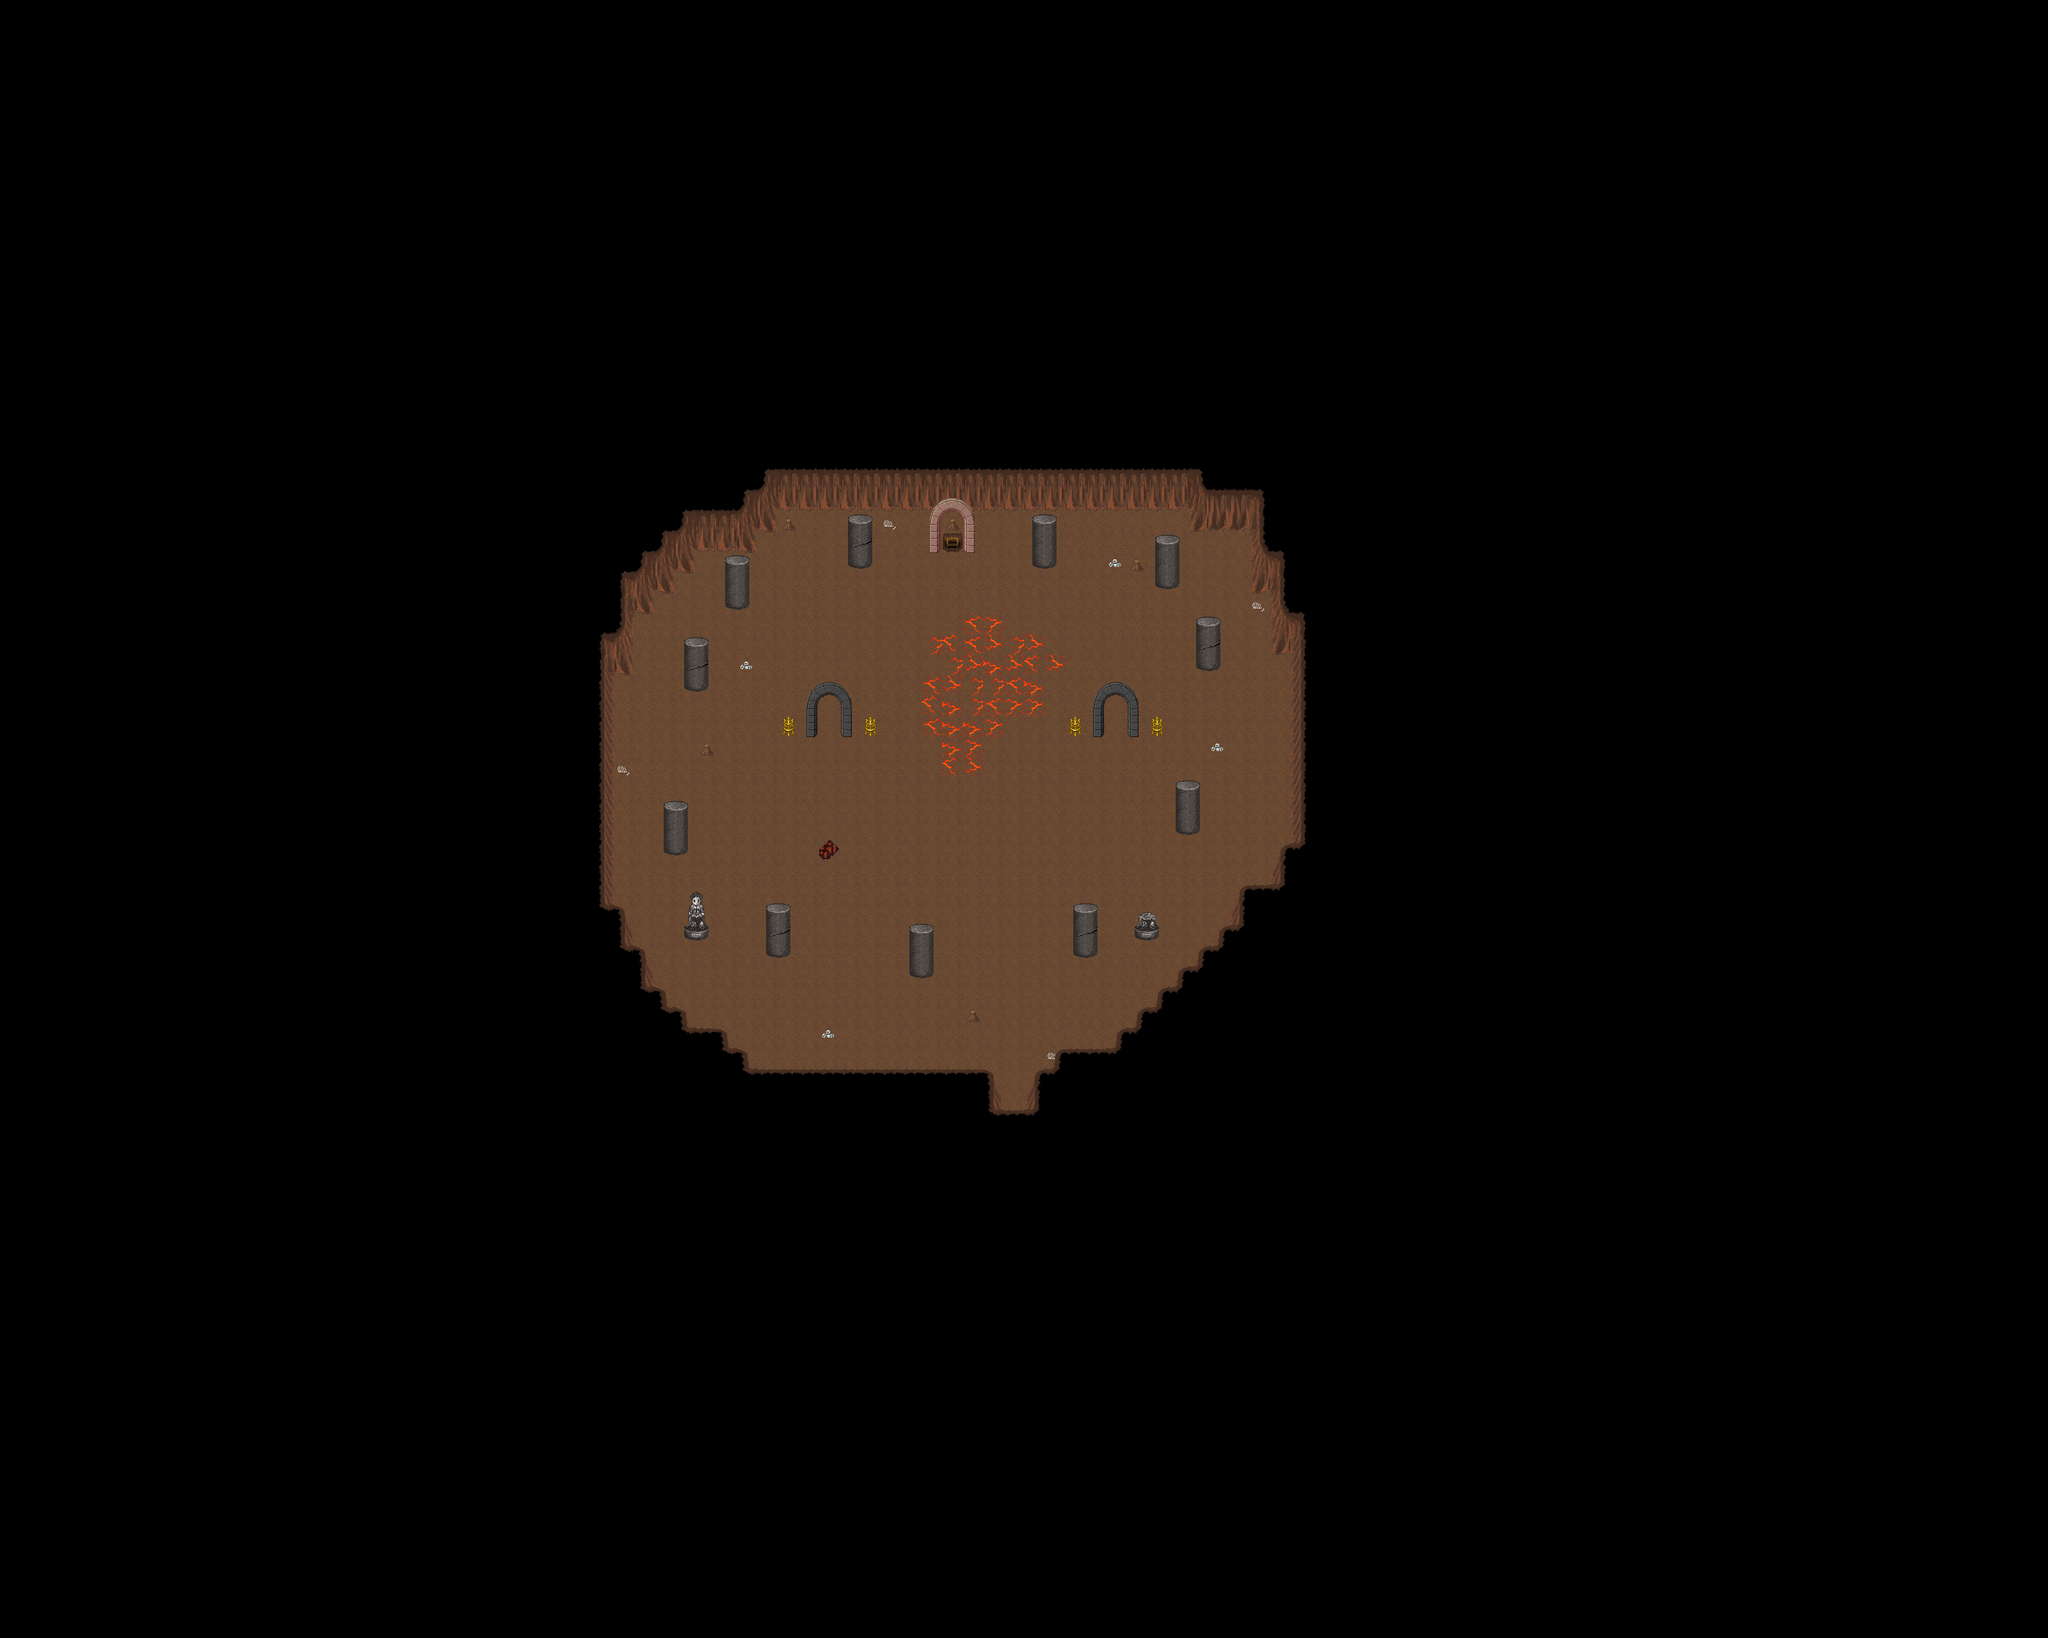

The image is a tile-based game level rendered from a .tmx file. Its description and source (layers, tilesets, objects; grid data summarised) follow:
An orthogonal 100x80 tile map with 32x32 px tiles, 4 tile layers (Ground1, Ground2, Fringe, Over1), 2 hidden layers not drawn, 5 tilesets and 9 objects (4x warp, 4x spawn, fixme).

<map version="1.8" tiledversion="1.8.0" orientation="orthogonal" renderorder="right-down" compressionlevel="0" width="100" height="80" tilewidth="32" tileheight="32" infinite="0" nextlayerid="8" nextobjectid="10">
 <properties>
  <property name="background0image" value="graphics/images/spit23loginwallpaper_800x600.png" />
  <property name="license" value="GPL v2+" />
  <property name="manaplus version" value="2" />
  <property name="minimap" value="graphics/minimaps/006-0.png" />
  <property name="music" value="misuse.ogg" />
  <property name="name" value="Candor's Underground, B1F" />
 </properties>
 <tileset firstgid="1" source="../graphics/tilesets/collision.tsx" />
 <tileset firstgid="10" name="cave" tilewidth="32" tileheight="32" tilecount="128" columns="16">
  <image source="../graphics/tilesets/cave.png" width="512" height="256" />
 </tileset>
 <tileset firstgid="138" name="arena" tilewidth="32" tileheight="32" tilecount="256" columns="16">
  <image source="../graphics/tilesets/arena.png" width="512" height="512" />
 </tileset>
 <tileset firstgid="394" name="warp_gates" tilewidth="32" tileheight="96" tilecount="15" columns="15">
  <image source="../graphics/tilesets/lof/warp_gates.png" width="480" height="96" />
 </tileset>
 <tileset firstgid="409" name="cave2_base" tilewidth="32" tileheight="32" tilecount="128" columns="16">
  <image source="../graphics/tilesets/cave2_base.png" width="512" height="256" />
 </tileset>
 <layer id="1" name="Ground1" width="100" height="80">
  <data>[8000 cells, 8000 non-empty, 34 distinct tile ids]</data>
 </layer>
 <layer id="2" name="Ground2" width="100" height="80">
  <data>[8000 cells, 44 non-empty, 9 distinct tile ids]</data>
 </layer>
 <layer id="3" name="Fringe" width="100" height="80">
  <data>[8000 cells, 36 non-empty, 13 distinct tile ids]</data>
 </layer>
 <layer id="4" name="Over1" width="100" height="80">
  <data>[8000 cells, 102 non-empty, 17 distinct tile ids]</data>
 </layer>
 <layer id="5" name="Collision" width="100" height="80" visible="0">
  <data>[8000 cells, 7283 non-empty, 2 distinct tile ids]</data>
 </layer>
 <layer id="6" name="Heights" width="100" height="80" visible="0">
  <data>[8000 cells, 0 non-empty, 0 distinct tile ids]</data>
 </layer>
 <objectgroup id="7" name="Objects" visible="0">
  <object id="1" name="Margin" type="fixme" x="1152" y="1792" width="640" height="640" />
  <object id="2" name="To Candor" type="warp" x="1568" y="1728" width="32" height="32">
   <properties>
    <property name="dest_map" value="005-1" />
    <property name="dest_x" value="66" />
    <property name="dest_y" value="63" />
   </properties>
  </object>
  <object id="3" name="Little Yellow Slime" type="spawn" x="960" y="768" width="1088" height="928">
   <properties>
    <property name="death" value="30000" />
    <property name="max_beings" value="6" />
    <property name="monster_id" value="1233" />
    <property name="spawn" value="120000" />
   </properties>
  </object>
  <object id="4" name="Little Red Slime" type="spawn" x="928" y="704" width="1088" height="576">
   <properties>
    <property name="death" value="30000" />
    <property name="max_beings" value="4" />
    <property name="monster_id" value="1234" />
    <property name="spawn" value="120000" />
   </properties>
  </object>
  <object id="5" name="Mineral Bif" type="spawn" x="864" y="608" width="1248" height="320">
   <properties>
    <property name="death" value="30000" />
    <property name="max_beings" value="1" />
    <property name="monster_id" value="1058" />
    <property name="spawn" value="300000" />
   </properties>
  </object>
  <object id="6" name="Big Diamond Bif" type="spawn" x="672" y="512" width="1536" height="608">
   <properties>
    <property name="death" value="30000" />
    <property name="max_beings" value="1" />
    <property name="monster_id" value="1109" />
    <property name="script" value="Rosen::OnKillMBif" />
    <property name="spawn" value="240000" />
   </properties>
  </object>
  <object id="7" name="Trial" type="warp" x="1280" y="1120" width="32" height="32">
   <properties>
    <property name="dest_map" value="self" />
    <property name="dest_x" value="0" />
    <property name="dest_y" value="0" />
    <property name="npc_id" value="SCRIPT" />
   </properties>
  </object>
  <object id="8" name="Trial" type="warp" x="1728" y="1120" width="32" height="32">
   <properties>
    <property name="dest_map" value="self" />
    <property name="dest_x" value="0" />
    <property name="dest_y" value="0" />
    <property name="npc_id" value="SCRIPT" />
   </properties>
  </object>
  <object id="9" name="Trial" type="warp" x="1472" y="832" width="32" height="32">
   <properties>
    <property name="dest_map" value="self" />
    <property name="dest_x" value="0" />
    <property name="dest_y" value="0" />
    <property name="npc_id" value="SCRIPT" />
   </properties>
  </object>
 </objectgroup>
</map>
